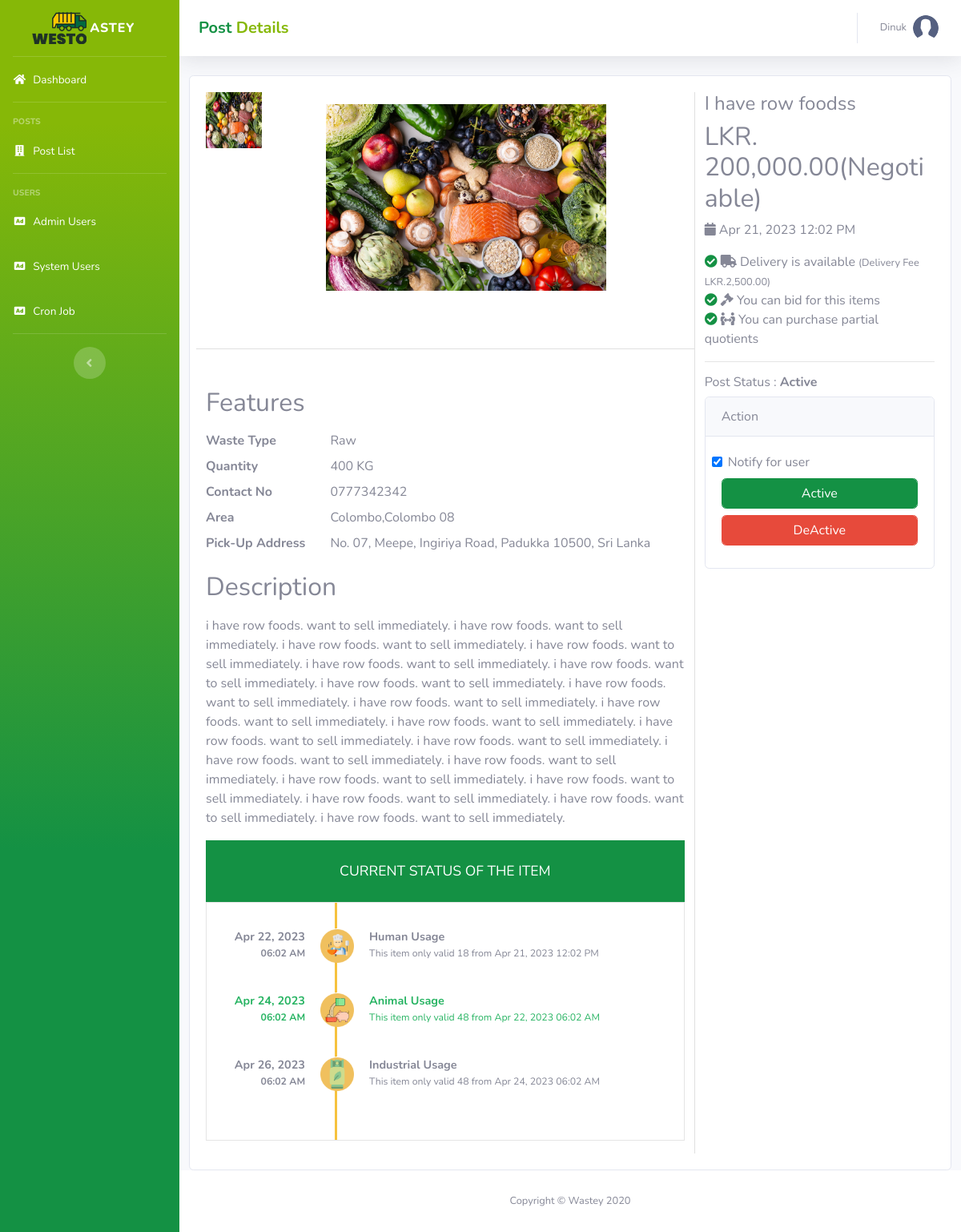
The app's page /admin/product_detail.php?id=W2302270003 (signed in) with its own data.
### tables this page shows
CREATE TABLE `wastage` (
  `idwastage` varchar(11) NOT NULL DEFAULT 'W2302230001',
  `idcity` int NOT NULL,
  `iduser` varchar(11) NOT NULL,
  `image` text,
  `date` datetime DEFAULT NULL,
  `title` text,
  `description` text,
  `qty` int DEFAULT NULL,
  `balance_qty` int DEFAULT NULL,
  `unit` varchar(10) DEFAULT NULL,
  `total_price` double DEFAULT NULL,
  `isnegotiable` tinyint DEFAULT '0',
  `isbidding` tinyint DEFAULT '0',
  `contact_no` varchar(10) DEFAULT NULL,
  `booked_by` varchar(45) DEFAULT NULL,
  `waste_type` varchar(45) DEFAULT NULL,
  `isseperate` tinyint DEFAULT '0',
  `seperate_min_qty` int(11) unsigned zerofill DEFAULT '00000000000',
  `unit_price` double DEFAULT '0',
  `pick_up_address` text,
  `is_delivery` tinyint DEFAULT '0',
  `delivery_price` double DEFAULT '0',
  `status` int DEFAULT '3' COMMENT '0 - Inactive 1 - Active  2 - In Review  3 - Disable 4-Sold',
  PRIMARY KEY (`idwastage`),
  KEY `fk_wastage_city1_idx` (`idcity`),
  KEY `fk_wastage_user1_idx` (`iduser`),
  CONSTRAINT `fk_wastage_city1` FOREIGN KEY (`idcity`) REFERENCES `city` (`idcity`),
  CONSTRAINT `fk_wastage_user1` FOREIGN KEY (`iduser`) REFERENCES `user` (`iduser`)
);

CREATE TABLE `district` (
  `iddistrict` int NOT NULL AUTO_INCREMENT,
  `name` varchar(45) DEFAULT NULL,
  PRIMARY KEY (`iddistrict`)
);

CREATE TABLE `city` (
  `idcity` int NOT NULL AUTO_INCREMENT,
  `iddistrict` int NOT NULL,
  `name` varchar(45) DEFAULT NULL,
  PRIMARY KEY (`idcity`),
  KEY `fk_city_district1_idx` (`iddistrict`),
  CONSTRAINT `fk_city_district1` FOREIGN KEY (`iddistrict`) REFERENCES `district` (`iddistrict`)
);

CREATE TABLE `preferred_user_type` (
  `id_preferred_user_type` int NOT NULL AUTO_INCREMENT,
  `iduser_type` int NOT NULL,
  `idwastage` varchar(11) NOT NULL,
  `preferred_time` varchar(45) DEFAULT NULL,
  `preferred_discount_leverage` int DEFAULT NULL,
  PRIMARY KEY (`id_preferred_user_type`),
  KEY `fk_user_type_has_wastage_user_type1_idx` (`iduser_type`),
  KEY `fk_preferred_user_type_wastage1_idx` (`idwastage`),
  CONSTRAINT `fk_preferred_user_type_wastage1` FOREIGN KEY (`idwastage`) REFERENCES `wastage` (`idwastage`),
  CONSTRAINT `fk_user_type_has_wastage_user_type1` FOREIGN KEY (`iduser_type`) REFERENCES `user_type` (`iduser_type`)
);

CREATE TABLE `user_type` (
  `iduser_type` int NOT NULL,
  `type` varchar(45) DEFAULT NULL,
  `priority` varchar(45) DEFAULT NULL,
  `is_proof_needed` tinyint DEFAULT NULL,
  `is_selling_allowed` tinyint DEFAULT NULL,
  `discount_leverage` varchar(45) DEFAULT NULL,
  `preferred_name` varchar(45) DEFAULT NULL,
  `user_type_image` varchar(45) DEFAULT NULL,
  `status` tinyint DEFAULT NULL,
  PRIMARY KEY (`iduser_type`)
);

### admin/product_detail.php (the view, shortened to what the rows shown need)
<?php
include_once "./classes/datacall.class.php";
include_once "./classes/utils.class.php";
$dataCalls = new datacall();
$utils = new utils();
$responseEditItem = "";
$responsePreferredUserType = "";
if ($utils->c_Isset("id") && !$utils->c_IsEmpty("id")) {
    $post_code = $utils->getParam("id");
    $responseEditItem = $dataCalls->loadWastageSinglePost($post_code);
    $responsePreferredUserType = $dataCalls->loadPreferredUserType($post_code);
    $imageUrl = (strpos($utils->getValue($responseEditItem, "image"), 'http') !== false) ? $utils->getValue($responseEditItem, "image") : '../profile/' . $utils->getValue($responseEditItem, "image");
}
$statusList = ["Inactive", "Active", "In Review", "Disable", "Sold"];
?>
<!DOCTYPE html>
<html lang="en">
<head>
    <link href="css/product_detail.css" rel="stylesheet" type="text/css">
    <link href="vendor/fontawesome-free/css/all.min.css" rel="stylesheet" type="text/css">
    <link href="css/sb-admin-2.min.css" rel="stylesheet">
    <link href="vendor/datatables/dataTables.bootstrap4.min.css" rel="stylesheet">
    <link href="css/common.css" rel="stylesheet" type="text/css">
</head>
<body id="page-top">
<div id="wrapper">
    <div id="content-wrapper" class="d-flex flex-column">
        <div id="content">
            <div class="container-fluid">
                <main>
                    <div class="row card ">
                        <div class="card-body store-body">
                            <div class="row">
                                <div class="col-md-8 product-img">
                                    <div class="product-gallery row">
                                        <div class="product-gallery-thumbnails col-md-1">
                                            <ol class="thumbnails-list list-unstyled">
                                                <li><img class="img"
                                                         src="<?= $imageUrl ?>"
                                                         alt="">
                                                </li>
                                            </ol>
                                        </div>
                                        <div class="product-gallery-featured col-md-11">
                                            <img class="img"
                                                 src="<?= $imageUrl ?>" alt="">
                                        </div>
                                    </div>
                                </div>
                                <div class="col-md-4">
                                    <h4 class="product-title mb-2">
                                        <?= $utils->getValue($responseEditItem, "title") ?></h4>
                                    <h2 class="product-price display-6">
                                        LKR.
                                        <?= number_format($utils->getValue($responseEditItem, "total_price"), 2) ?><?= ($utils->getValue($responseEditItem, "isnegotiable") == "1") ? '(Negotiable)' : '' ?>
                                    </h2>
                                    <p>
                                        <i class="fa fa-calendar"></i>
                                        <?= date('M d, Y h:i A', strtotime($utils->getValue($responseEditItem, "date"))) ?>
                                    </p>
                                    <p class="mb-0"><i
                                                class="fa fa-check-circle <?= ($utils->getValue($responseEditItem, "is_delivery") == "1") ? 'text-success' : '' ?>"></i>
                                        <i class="fa fa-truck"></i>
                                        <?= ($utils->getValue($responseEditItem, "is_delivery") == "1") ? 'Delivery is available' : 'Delivery is not available' ?>
                                        <small><?= ($utils->getValue($responseEditItem, "is_delivery") == "1") ? "(Delivery Fee LKR." . number_format($utils->getValue($responseEditItem, "delivery_price"), 2) . ")" : '' ?></small>
                                    </p>
                                    <p class="mb-0"><i
                                                class="fa fa-check-circle <?= ($utils->getValue($responseEditItem, "isbidding") == "1") ? 'text-success' : '' ?>"></i>
                                        <i class="fa fa-gavel"></i>
                                        <?= ($utils->getValue($responseEditItem, "isbidding") == "1") ? 'You can bid for this items' : "You can't bid for this items" ?>
                                    </p>
                                    <p class="mb-0"><i
                                                class="fa fa-check-circle <?= ($utils->getValue($responseEditItem, "isseperate") == "1") ? 'text-success' : '' ?>"></i>
                                        <i class="fa fa-people-arrows"></i>
                                        <?= ($utils->getValue($responseEditItem, "isseperate") == "1") ? 'You can purchase partial quotients' : "You can't purchase partial quotients" ?>
                                    </p>
                                </div>
                            </div>
                            <div class="row">
                                <div class="col-md-8 product-dec">
                                    <div class="product-description mb-3">
                                        <h2 class="mb-3">Features</h2>
                                        <dl class="row mb-3">
                                            <dt class="col-sm-3">Waste Type</dt>
                                            <dd class="col-sm-9">
                                                <?= $utils->getValue($responseEditItem, "waste_type") ?></dd>
                                            <dt class="col-sm-3">Quantity</dt>
                                            <dd class="col-sm-9">
                                                <?= $utils->getValue($responseEditItem, "qty") . ' ' . strtoupper($utils->getValue($responseEditItem, "unit")) ?>
                                            </dd>
                                            <dt class="col-sm-3">Contact No</dt>
                                            <dd class="col-sm-9">
                                                <?= $utils->getValue($responseEditItem, "contact_no") ?></dd>
                                            <dt class="col-sm-3">Area</dt>
                                            <dd class="col-sm-9">
                                                <?= $utils->getValue($responseEditItem, "district_name") . ',', $utils->getValue($responseEditItem, "city_name") ?>
                                            </dd>
                                            <dt class="col-sm-3">Pick-Up Address</dt>
                                            <dd class="col-sm-9">
                                                <?= $utils->getValue($responseEditItem, "pick_up_address") ?></dd>
                                        </dl>
                                        <h2 class="mb-3">Description</h2>
                                        <p><?= $utils->getValue($responseEditItem, "description") ?></p>
                                    </div>
                                    <div class="row">
                                        <div class="col-md-12 col-lg-12">
                                            <div id="tracking">
                                                <div class="tracking-list">
                                                    <?php
                                                    $sDate = date('Y-m-d H:i', strtotime($utils->getValue($responseEditItem, "date")));
                                                    foreach ($responsePreferredUserType as $value) {
                                                        try {
                                                            $datetime = new DateTime($sDate);
                                                            $datetime->add(new DateInterval('PT' . $value["preferred_time"] . 'H'));
                                                            $textStyle = "";
                                                            $currentDateTime = date('Y-m-d H:i');
                                                            $dateBegin = date('Y-m-d H:i', strtotime($sDate));
                                                            $dateEnd = date('Y-m-d H:i', strtotime($datetime->format('Y-m-d H:i')));
                                                            if (($currentDateTime >= $dateBegin) && ($currentDateTime <= $dateEnd)) {
                                                                $textStyle = "color:#28B463";
                                                            } else {
                                                                $textStyle = "color:#858796";
                                                            }
                                                        } catch (Exception $e) {
                                                        }
                                                        ?>
                                                        <div class="tracking-item">
                                                            <div class="tracking-icon status-intransit">
                                                                <img src="<?= $value["user_type_image"] ?>" class="img"
                                                                     style="height: 10px;">
                                                            </div>
                                                            <div class="tracking-date" style="<?= $textStyle ?>">
                                                                <b><?= $datetime->format('M d, Y') ?></b><span
                                                                        style="<?= $textStyle ?>"><b><?= $datetime->format('h:i A') ?></b></span>
                                                            </div>
                                                            <div class="tracking-content" style="<?= $textStyle ?>">
                                                                <b><?= $value["type"] ?></b><span
                                                                        style="<?= $textStyle ?>">This item only valid
                                                                    <?= $value["preferred_time"] ?> from
                                                                    <?= date('M d, Y h:i A', strtotime($sDate)) ?></span>
                                                            </div>
                                                        </div>
                                                        <?php
                                                        $sDate = $dateEnd;
                                                    } ?>
                                                </div>
                                            </div>
                                        </div>
                                    </div>
                                </div>
                                <div class="col-md-4">
                                    <h6>Post Status :
                                        <b> <?php echo $statusList[$utils->getValue($responseEditItem, "post_status")]; ?></b>
                                    </h6>
                                </div>
                            </div>
                        </div>
                    </div>
            </div>
        </div>
    </div>
</div>
</body>
</html>

### records on screen
wastage: image (picture), title "I have row foodss", total_price "200,000.00", date "Apr 21, 2023 12:02 PM", delivery_price "2,500.00", waste_type "Raw", qty "400", unit "KG", contact_no "0777342342", district.name "Colombo", idcity.name "Colombo 08", pick_up_address "No. 07, Meepe, Ingiriya Road, Padukka 10500, Sri Lanka", description "i have row foods. want to sell immediately. i have row foods. want to sell immediately. i have row foods. want to sell immediately. i have row foods. want to sell immediately. i have row foods. want to sell immediately. i have row foods. want to sell immediately. i have row foods. want to sell immediately. i have row foods. want to sell immediately. i have row foods. want to sell immediately. i have row foods. want to sell immediately. i have row foods. want to sell immediately. i have row foods. want to sell immediately. i have row foods. want to sell immediately. i have row foods. want to sell immediately. i have row foods. want to sell immediately. i have row foods. want to sell…", status "Active"
preferred_user_type: iduser_type.user_type_image (picture), idwastage.date "Apr 22, 2023", idwastage.date "06:02 AM", iduser_type.type "Human Usage", preferred_time "18", idwastage.date "Apr 21, 2023 12:02 PM"
preferred_user_type: iduser_type.user_type_image (picture), idwastage.date "Apr 24, 2023", idwastage.date "06:02 AM", iduser_type.type "Animal Usage", preferred_time "48", idwastage.date "Apr 22, 2023 06:02 AM"
preferred_user_type: iduser_type.user_type_image (picture), idwastage.date "Apr 26, 2023", idwastage.date "06:02 AM", iduser_type.type "Industrial Usage", preferred_time "48", idwastage.date "Apr 24, 2023 06:02 AM"

### other values on screen
$title_1 "Post"
$title_2 "Details"
$_SESSION['user-name'] "Dinuk"
